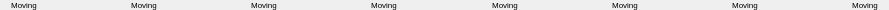
        <widget class="PyDMFrame" name="composite">
          <property name="geometry">
            <rect>
              <x>35</x>
              <y>104</y>
              <width>889</width>
              <height>10</height>
            </rect>
          </property>
          <property name="sizePolicy">
            <sizepolicy hsizetype="Ignored" vsizetype="Ignored">
              <horstretch>0</horstretch>
              <verstretch>0</verstretch>
            </sizepolicy>
          </property>
          <layout class="QGridLayout" name="gridLayout_1" columnstretch="48,72,48,72,48,72,48,73,48,72,48,72,48,72,48" rowstretch="10">
            <property name="leftMargin">
              <number>0</number>
            </property>
            <property name="topMargin">
              <number>0</number>
            </property>
            <property name="rightMargin">
              <number>0</number>
            </property>
            <property name="bottomMargin">
              <number>0</number>
            </property>
            <property name="horizontalSpacing">
              <number>0</number>
            </property>
            <property name="verticalSpacing">
              <number>0</number>
            </property>
            <item row="0" column="0">
              <widget class="PyDMLabel" name="text">
                <property name="geometry">
                  <rect>
                    <x>0</x>
                    <y>0</y>
                    <width>48</width>
                    <height>10</height>
                  </rect>
                </property>
                <property name="sizePolicy">
                  <sizepolicy hsizetype="Ignored" vsizetype="Ignored">
                    <horstretch>0</horstretch>
                    <verstretch>0</verstretch>
                  </sizepolicy>
                </property>
                <property name="text">
                  <string>Moving</string>
                </property>
                <property name="font">
                  <font>
                    <pointsize>6</pointsize>
                  </font>
                </property>
                <property name="brush" stdset="0">
                  <brush brushstyle="NoBrush">
                    <color alpha="255">
                      <red>153</red>
                      <green>255</green>
                      <blue>255</blue>
                    </color>
                  </brush>
                </property>
                <property name="rules" stdset="0">
                  <string>[{&quot;name&quot;: &quot;visibility&quot;, &quot;property&quot;: &quot;Visible&quot;, &quot;channels&quot;: [{&quot;channel&quot;: &quot;ca://${P}${M1}.MOVN&quot;, &quot;trigger&quot;: true, &quot;use_enum&quot;: false}], &quot;expression&quot;: &quot;ch[0]!=0&quot;}]</string>
                </property>
                <property name="toolTip">
                  <string>text</string>
                </property>
                <property name="alignment">
                  <set>Qt::AlignCenter</set>
                </property>
                <property name="styleSheet">
                  <string notr="true">PyDMLabel#text {
  color: rgb(153, 255, 255);
  }</string>
                </property>
              </widget>
            </item>
            <item row="0" column="2">
              <widget class="PyDMLabel" name="text_1">
                <property name="geometry">
                  <rect>
                    <x>120</x>
                    <y>0</y>
                    <width>48</width>
                    <height>10</height>
                  </rect>
                </property>
                <property name="sizePolicy">
                  <sizepolicy hsizetype="Ignored" vsizetype="Ignored">
                    <horstretch>0</horstretch>
                    <verstretch>0</verstretch>
                  </sizepolicy>
                </property>
                <property name="text">
                  <string>Moving</string>
                </property>
                <property name="font">
                  <font>
                    <pointsize>6</pointsize>
                  </font>
                </property>
                <property name="brush" stdset="0">
                  <brush brushstyle="NoBrush">
                    <color alpha="255">
                      <red>153</red>
                      <green>255</green>
                      <blue>255</blue>
                    </color>
                  </brush>
                </property>
                <property name="rules" stdset="0">
                  <string>[{&quot;name&quot;: &quot;visibility&quot;, &quot;property&quot;: &quot;Visible&quot;, &quot;channels&quot;: [{&quot;channel&quot;: &quot;ca://${P}${M2}.MOVN&quot;, &quot;trigger&quot;: true, &quot;use_enum&quot;: false}], &quot;expression&quot;: &quot;ch[0]!=0&quot;}]</string>
                </property>
                <property name="toolTip">
                  <string>text_1</string>
                </property>
                <property name="alignment">
                  <set>Qt::AlignCenter</set>
                </property>
                <property name="styleSheet">
                  <string notr="true">PyDMLabel#text_1 {
  color: rgb(153, 255, 255);
  }</string>
                </property>
              </widget>
            </item>
            <item row="0" column="4">
              <widget class="PyDMLabel" name="text_2">
                <property name="geometry">
                  <rect>
                    <x>240</x>
                    <y>0</y>
                    <width>48</width>
                    <height>10</height>
                  </rect>
                </property>
                <property name="sizePolicy">
                  <sizepolicy hsizetype="Ignored" vsizetype="Ignored">
                    <horstretch>0</horstretch>
                    <verstretch>0</verstretch>
                  </sizepolicy>
                </property>
                <property name="text">
                  <string>Moving</string>
                </property>
                <property name="font">
                  <font>
                    <pointsize>6</pointsize>
                  </font>
                </property>
                <property name="brush" stdset="0">
                  <brush brushstyle="NoBrush">
                    <color alpha="255">
                      <red>153</red>
                      <green>255</green>
                      <blue>255</blue>
                    </color>
                  </brush>
                </property>
                <property name="rules" stdset="0">
                  <string>[{&quot;name&quot;: &quot;visibility&quot;, &quot;property&quot;: &quot;Visible&quot;, &quot;channels&quot;: [{&quot;channel&quot;: &quot;ca://${P}${M3}.MOVN&quot;, &quot;trigger&quot;: true, &quot;use_enum&quot;: false}], &quot;expression&quot;: &quot;ch[0]!=0&quot;}]</string>
                </property>
                <property name="toolTip">
                  <string>text_2</string>
                </property>
                <property name="alignment">
                  <set>Qt::AlignCenter</set>
                </property>
                <property name="styleSheet">
                  <string notr="true">PyDMLabel#text_2 {
  color: rgb(153, 255, 255);
  }</string>
                </property>
              </widget>
            </item>
            <item row="0" column="6">
              <widget class="PyDMLabel" name="text_3">
                <property name="geometry">
                  <rect>
                    <x>360</x>
                    <y>0</y>
                    <width>48</width>
                    <height>10</height>
                  </rect>
                </property>
                <property name="sizePolicy">
                  <sizepolicy hsizetype="Ignored" vsizetype="Ignored">
                    <horstretch>0</horstretch>
                    <verstretch>0</verstretch>
                  </sizepolicy>
                </property>
                <property name="text">
                  <string>Moving</string>
                </property>
                <property name="font">
                  <font>
                    <pointsize>6</pointsize>
                  </font>
                </property>
                <property name="brush" stdset="0">
                  <brush brushstyle="NoBrush">
                    <color alpha="255">
                      <red>153</red>
                      <green>255</green>
                      <blue>255</blue>
                    </color>
                  </brush>
                </property>
                <property name="rules" stdset="0">
                  <string>[{&quot;name&quot;: &quot;visibility&quot;, &quot;property&quot;: &quot;Visible&quot;, &quot;channels&quot;: [{&quot;channel&quot;: &quot;ca://${P}${M4}.MOVN&quot;, &quot;trigger&quot;: true, &quot;use_enum&quot;: false}], &quot;expression&quot;: &quot;ch[0]!=0&quot;}]</string>
                </property>
                <property name="toolTip">
                  <string>text_3</string>
                </property>
                <property name="alignment">
                  <set>Qt::AlignCenter</set>
                </property>
                <property name="styleSheet">
                  <string notr="true">PyDMLabel#text_3 {
  color: rgb(153, 255, 255);
  }</string>
                </property>
              </widget>
            </item>
            <item row="0" column="8">
              <widget class="PyDMLabel" name="text_4">
                <property name="geometry">
                  <rect>
                    <x>481</x>
                    <y>0</y>
                    <width>48</width>
                    <height>10</height>
                  </rect>
                </property>
                <property name="sizePolicy">
                  <sizepolicy hsizetype="Ignored" vsizetype="Ignored">
                    <horstretch>0</horstretch>
                    <verstretch>0</verstretch>
                  </sizepolicy>
                </property>
                <property name="text">
                  <string>Moving</string>
                </property>
                <property name="font">
                  <font>
                    <pointsize>6</pointsize>
                  </font>
                </property>
                <property name="brush" stdset="0">
                  <brush brushstyle="NoBrush">
                    <color alpha="255">
                      <red>153</red>
                      <green>255</green>
                      <blue>255</blue>
                    </color>
                  </brush>
                </property>
                <property name="rules" stdset="0">
                  <string>[{&quot;name&quot;: &quot;visibility&quot;, &quot;property&quot;: &quot;Visible&quot;, &quot;channels&quot;: [{&quot;channel&quot;: &quot;ca://${P}${M5}.MOVN&quot;, &quot;trigger&quot;: true, &quot;use_enum&quot;: false}], &quot;expression&quot;: &quot;ch[0]!=0&quot;}]</string>
                </property>
                <property name="toolTip">
                  <string>text_4</string>
                </property>
                <property name="alignment">
                  <set>Qt::AlignCenter</set>
                </property>
                <property name="styleSheet">
                  <string notr="true">PyDMLabel#text_4 {
  color: rgb(153, 255, 255);
  }</string>
                </property>
              </widget>
            </item>
            <item row="0" column="10">
              <widget class="PyDMLabel" name="text_5">
                <property name="geometry">
                  <rect>
                    <x>601</x>
                    <y>0</y>
                    <width>48</width>
                    <height>10</height>
                  </rect>
                </property>
                <property name="sizePolicy">
                  <sizepolicy hsizetype="Ignored" vsizetype="Ignored">
                    <horstretch>0</horstretch>
                    <verstretch>0</verstretch>
                  </sizepolicy>
                </property>
                <property name="text">
                  <string>Moving</string>
                </property>
                <property name="font">
                  <font>
                    <pointsize>6</pointsize>
                  </font>
                </property>
                <property name="brush" stdset="0">
                  <brush brushstyle="NoBrush">
                    <color alpha="255">
                      <red>153</red>
                      <green>255</green>
                      <blue>255</blue>
                    </color>
                  </brush>
                </property>
                <property name="rules" stdset="0">
                  <string>[{&quot;name&quot;: &quot;visibility&quot;, &quot;property&quot;: &quot;Visible&quot;, &quot;channels&quot;: [{&quot;channel&quot;: &quot;ca://${P}${M6}.MOVN&quot;, &quot;trigger&quot;: true, &quot;use_enum&quot;: false}], &quot;expression&quot;: &quot;ch[0]!=0&quot;}]</string>
                </property>
                <property name="toolTip">
                  <string>text_5</string>
                </property>
                <property name="alignment">
                  <set>Qt::AlignCenter</set>
                </property>
                <property name="styleSheet">
                  <string notr="true">PyDMLabel#text_5 {
  color: rgb(153, 255, 255);
  }</string>
                </property>
              </widget>
            </item>
            <item row="0" column="12">
              <widget class="PyDMLabel" name="text_6">
                <property name="geometry">
                  <rect>
                    <x>721</x>
                    <y>0</y>
                    <width>48</width>
                    <height>10</height>
                  </rect>
                </property>
                <property name="sizePolicy">
                  <sizepolicy hsizetype="Ignored" vsizetype="Ignored">
                    <horstretch>0</horstretch>
                    <verstretch>0</verstretch>
                  </sizepolicy>
                </property>
                <property name="text">
                  <string>Moving</string>
                </property>
                <property name="font">
                  <font>
                    <pointsize>6</pointsize>
                  </font>
                </property>
                <property name="brush" stdset="0">
                  <brush brushstyle="NoBrush">
                    <color alpha="255">
                      <red>153</red>
                      <green>255</green>
                      <blue>255</blue>
                    </color>
                  </brush>
                </property>
                <property name="rules" stdset="0">
                  <string>[{&quot;name&quot;: &quot;visibility&quot;, &quot;property&quot;: &quot;Visible&quot;, &quot;channels&quot;: [{&quot;channel&quot;: &quot;ca://${P}${M7}.MOVN&quot;, &quot;trigger&quot;: true, &quot;use_enum&quot;: false}], &quot;expression&quot;: &quot;ch[0]!=0&quot;}]</string>
                </property>
                <property name="toolTip">
                  <string>text_6</string>
                </property>
                <property name="alignment">
                  <set>Qt::AlignCenter</set>
                </property>
                <property name="styleSheet">
                  <string notr="true">PyDMLabel#text_6 {
  color: rgb(153, 255, 255);
  }</string>
                </property>
              </widget>
            </item>
            <item row="0" column="14">
              <widget class="PyDMLabel" name="text_7">
                <property name="geometry">
                  <rect>
                    <x>841</x>
                    <y>0</y>
                    <width>48</width>
                    <height>10</height>
                  </rect>
                </property>
                <property name="sizePolicy">
                  <sizepolicy hsizetype="Ignored" vsizetype="Ignored">
                    <horstretch>0</horstretch>
                    <verstretch>0</verstretch>
                  </sizepolicy>
                </property>
                <property name="text">
                  <string>Moving</string>
                </property>
                <property name="font">
                  <font>
                    <pointsize>6</pointsize>
                  </font>
                </property>
                <property name="brush" stdset="0">
                  <brush brushstyle="NoBrush">
                    <color alpha="255">
                      <red>153</red>
                      <green>255</green>
                      <blue>255</blue>
                    </color>
                  </brush>
                </property>
                <property name="rules" stdset="0">
                  <string>[{&quot;name&quot;: &quot;visibility&quot;, &quot;property&quot;: &quot;Visible&quot;, &quot;channels&quot;: [{&quot;channel&quot;: &quot;ca://${P}${M8}.MOVN&quot;, &quot;trigger&quot;: true, &quot;use_enum&quot;: false}], &quot;expression&quot;: &quot;ch[0]!=0&quot;}]</string>
                </property>
                <property name="toolTip">
                  <string>text_7</string>
                </property>
                <property name="alignment">
                  <set>Qt::AlignCenter</set>
                </property>
                <property name="styleSheet">
                  <string notr="true">PyDMLabel#text_7 {
  color: rgb(153, 255, 255);
  }</string>
                </property>
              </widget>
            </item>
          </layout>
        </widget>
